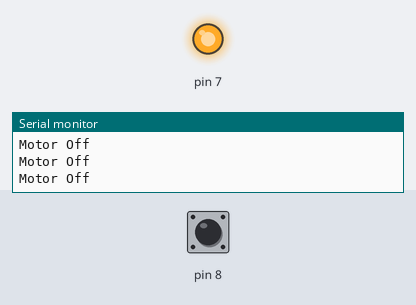
Bench run of a sketch on a simulated Arduino Uno, built with avr-gcc and run on an emulated ATmega328P. Parts: output pins drawn as LEDs (lit = HIGH), the last lines printed to the serial monitor. Dashed ring = blinking. The inputs (shaded band) are chosen by the test bench; at power-on: pin 8 HIGH.

Above: at 1.2 s.
1.3 s: pin 8 driven LOW
At 2.0 s:
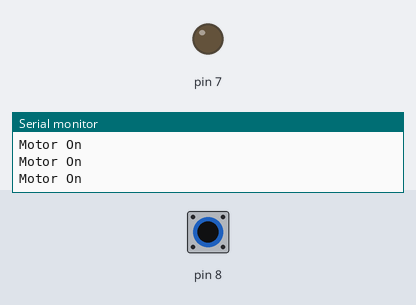
2.8 s: pin 8 driven HIGH
At 3.1 s:
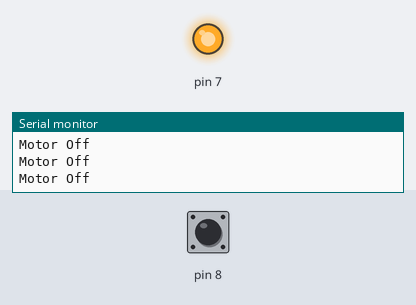
5.8 s: pin 8 pulsed LOW 2 times (0.12 s each, 0.3 s apart)
At 6.01 s:
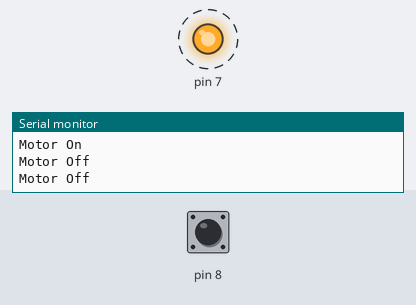
9.4 s: pin 8 pulsed LOW 5 times (0.12 s each, 0.3 s apart)
At 11.9 s:
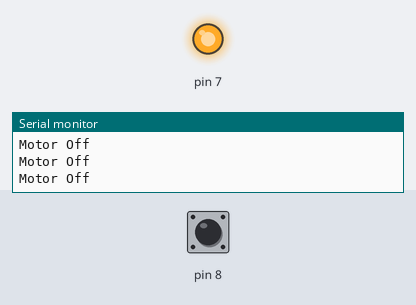
Timing chart, 0 to 13.4 s (numbered marks = the images above; inputs shaded):
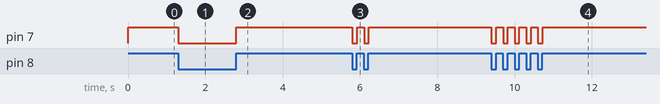

The sketch:

digitalRead_pin8_motor.ino
```cpp
boolean flag;
void setup() {
  // put your setup code here, to run once:
Serial.begin(9600);
pinMode(7, OUTPUT);
pinMode(8, INPUT);
}

void loop() {
  // put your main code here, to run repeatedly:
flag = digitalRead(8);
if(flag == false){
  digitalWrite(7, LOW);
  Serial.println("Motor On");
  }
if(flag == true){
  digitalWrite(7, HIGH);
  Serial.println("Motor Off");
  }
}
```

Measured:
- after the input at 1.3 s, pin 7: HIGH → LOW at once
- after the input at 2.8 s, pin 7: LOW → HIGH at once
- after the input at 5.8 s, pin 7: alternates HIGH for 0.18 s and LOW for 0.12 s, 4 changes in all, then stays HIGH, starting at once
- after the input at 9.4 s, pin 7: alternates HIGH for 0.18 s and LOW for 0.12 s, 10 changes in all, then stays HIGH, starting at once
